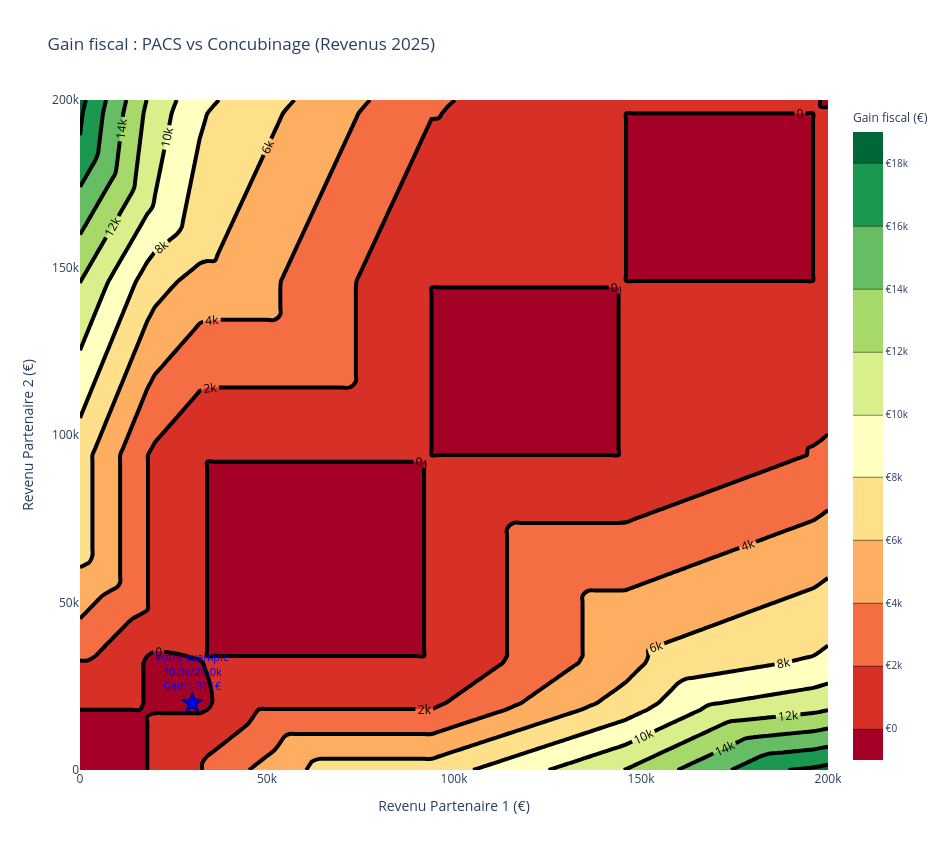

The notebook cell this image was saved under:
### Code cell
impot_concubin_exemple = calculate_tax(revenu_1) + calculate_tax(revenu_2)
impot_pacsé_exemple = calculate_tax(revenu_1 + revenu_2, tax_individual=False, quotient_familial=2)
ecart_exemple = impot_concubin_exemple - impot_pacsé_exemple

def plot_heatmap_gain_pacs(min_rev, max_rev, step=10000):

    # Grille de revenus
    x = np.arange(min_rev, max_rev + step, step)
    y = np.arange(min_rev, max_rev + step, step)
    
    X, Y = np.meshgrid(x, y)
    
    # Calcul impôts
    impot_concubin = calculate_tax_vectorized(X) + calculate_tax_vectorized(Y)
    impot_pacsé = calculate_tax_vectorized(X + Y, tax_individual=False, quotient_familial=2)
    
    # Gain possible en PACS par rapport au concubinage
    gain = impot_concubin - impot_pacsé
    
    # Créer la figure
    fig = go.Figure()
    
    # Heatmap avec Contour (pour graphique dynamique)
    fig.add_trace(go.Contour(
        z=gain,
        x=X[0],
        y=Y[:, 0],
        colorscale='RdYlGn',
        colorbar=dict(title="Gain fiscal (€)",
                       tickprefix="€",
                       tickfont=dict(size=10)),
        showscale=True,
        contours=dict(
            showlabels=True,
            labelfont=dict(size=10, color='white')
        ),
        hovertemplate="Revenu 1: %{x:.0f}€<br>Revenu 2: %{y:.0f}€<br>Gain PACS: %{z:.0f}€<extra></extra>"
    ))
    
    # AJout des ligne au niveau 0 pour séparer les zones de gain et de perte
    fig.add_trace(go.Contour(
        z=gain,
        x=X[0],
        y=Y[:, 0],
        colorscale='RdYlGn',
        showscale=False,
        # levels=[0],  # Uniquement le niveau 0
        line=dict(color='black', width=4, dash='solid'),
        contours=dict(showlabels=True),
        name='Seuil gain/perte (0€)',
        hoverinfo='skip'
    ))
    
    # Ajouter du point d'exemple
    fig.add_trace(go.Scatter(
        x=[revenu_1],
        y=[revenu_2],
        mode='markers+text',
        marker=dict(size=15, color='blue', symbol='star', 
                   line=dict(color='darkblue', width=2)),
        text=[f'Votre exemple<br> {revenu_1/1000}k/{revenu_2/1000}k <br>Gain: {ecart_exemple:.0f}€'],
        textposition='top center',
        textfont=dict(size=11, color='blue'),
        name='Votre situation',
        hovertemplate=f'Votre cas: {revenu_1/1000}k/{revenu_2/1000}k <br>Gain: {ecart_exemple:.0f}€<br>'
    ))
    
    # Configurer la mise en page
    fig.update_layout(
        title='Gain fiscal : PACS vs Concubinage (Revenus 2025)',
        xaxis_title='Revenu Partenaire 1 (€)',
        yaxis_title='Revenu Partenaire 2 (€)',
        width=950,
        height=850,
        hovermode='closest',
        plot_bgcolor='white',
        xaxis=dict(showgrid=True, gridwidth=1, gridcolor='lightgray'),
        yaxis=dict(showgrid=True, gridwidth=1, gridcolor='lightgray')
    )
    
    return fig, gain

# Lancer la visualisation
fig, gain_matrix = plot_heatmap_gain_pacs(0, 200000, step=2000)
fig.show()

# Statistiques
print("\n=== ANALYSE DE LA HEATMAP ===")
gain_max = np.nanmax(gain_matrix)
gain_min = np.nanmin(gain_matrix)
print(f"Gain max (meilleur cas PACS): {gain_max:.0f}€")
print(f"Perte max (pire cas PACS): {gain_min:.0f}€")

zone_pacs_favorable = np.sum(gain_matrix > 0)
zone_pacs_defavorable = np.sum(gain_matrix < 0)
zone_pacs_equivalent = np.sum(gain_matrix == 0)
total = gain_matrix.size

print(f"\nPoints où PACS est favorable (gain): {zone_pacs_favorable / total * 100:.1f}%")
print(f"Points où PACS est équivalent (aucun gain/perte): {zone_pacs_equivalent / total * 100:.1f}%")
print(f"Points où PACS est défavorable (perte): {zone_pacs_defavorable / total * 100:.1f}%")

# Exemple : trouver le gain à un revenu spécifique
print(f"\nPour exemple choisi pour le revenu 1 {revenu_1/1000}k€ et le revenu 2 {revenu_2/1000}k€ = {ecart_exemple:.0f}€")

### Figure 1 — Plotly figure (JSON) as saved in the notebook; plotly's stock layout.template omitted (floating-point values rounded to 4 significant figures; data arrays with more than 128 entries replaced by an {"elided": "..."} marker saying what was removed)
{"data": [{"colorbar": {"tickfont": {"size": 10}, "tickprefix": "€", "title": {"text": "Gain fiscal (€)"}}, "colorscale": [[0, "rgb(165,0,38)"], [0.1, "rgb(215,48,39)"], [0.2, "rgb(244,109,67)"], [0.3, "rgb(253,174,97)"], [0.4, "rgb(254,224,139)"], [0.5, "rgb(255,255,191)"], [0.6, "rgb(217,239,139)"], [0.7, "rgb(166,217,106)"], [0.8, "rgb(102,189,99)"], [0.9, "rgb(26,152,80)"], [1, "rgb(0,104,55)"]], "contours": {"labelfont": {"color": "white", "size": 10}, "showlabels": true}, "hovertemplate": "Revenu 1: %{x:.0f}€<br>Revenu 2: %{y:.0f}€<br>Gain PACS: %{z:.0f}€<extra></extra>", "showscale": true, "type": "contour", "x": [0, 2000, 4000, 6000, 8000, 10000, 12000, 14000, 16000, 18000, 20000, 22000, 24000, 26000, 28000, 30000, 32000, 34000, 36000, 38000, 40000, 42000, 44000, 46000, 48000, 50000, 52000, 54000, 56000, 58000, 60000, 62000, 64000, 66000, 68000, 70000, 72000, 74000, 76000, 78000, 80000, 82000, 84000, 86000, 88000, 90000, 92000, 94000, 96000, 98000, 100000, 102000, 104000, 106000, 108000, 110000, 112000, 114000, 116000, 118000, 120000, 122000, 124000, 126000, 128000, 130000, 132000, 134000, 136000, 138000, 140000, 142000, 144000, 146000, 148000, 150000, 152000, 154000, 156000, 158000, 160000, 162000, 164000, 166000, 168000, 170000, 172000, 174000, 176000, 178000, 180000, 182000, 184000, 186000, 188000, 190000, 192000, 194000, 196000, 198000, 200000], "y": [0, 2000, 4000, 6000, 8000, 10000, 12000, 14000, 16000, 18000, 20000, 22000, 24000, 26000, 28000, 30000, 32000, 34000, 36000, 38000, 40000, 42000, 44000, 46000, 48000, 50000, 52000, 54000, 56000, 58000, 60000, 62000, 64000, 66000, 68000, 70000, 72000, 74000, 76000, 78000, 80000, 82000, 84000, 86000, 88000, 90000, 92000, 94000, 96000, 98000, 100000, 102000, 104000, 106000, 108000, 110000, 112000, 114000, 116000, 118000, 120000, 122000, 124000, 126000, 128000, 130000, 132000, 134000, 136000, 138000, 140000, 142000, 144000, 146000, 148000, 150000, 152000, 154000, 156000, 158000, 160000, 162000, 164000, 166000, 168000, 170000, 172000, 174000, 176000, 178000, 180000, 182000, 184000, 186000, 188000, 190000, 192000, 194000, 196000, 198000, 200000], "z": {"elided": "101x101 float values"}}, {"colorscale": [[0, "rgb(165,0,38)"], [0.1, "rgb(215,48,39)"], [0.2, "rgb(244,109,67)"], [0.3, "rgb(253,174,97)"], [0.4, "rgb(254,224,139)"], [0.5, "rgb(255,255,191)"], [0.6, "rgb(217,239,139)"], [0.7, "rgb(166,217,106)"], [0.8, "rgb(102,189,99)"], [0.9, "rgb(26,152,80)"], [1, "rgb(0,104,55)"]], "contours": {"showlabels": true}, "hoverinfo": "skip", "line": {"color": "black", "dash": "solid", "width": 4}, "name": "Seuil gain/perte (0€)", "showscale": false, "type": "contour", "x": [0, 2000, 4000, 6000, 8000, 10000, 12000, 14000, 16000, 18000, 20000, 22000, 24000, 26000, 28000, 30000, 32000, 34000, 36000, 38000, 40000, 42000, 44000, 46000, 48000, 50000, 52000, 54000, 56000, 58000, 60000, 62000, 64000, 66000, 68000, 70000, 72000, 74000, 76000, 78000, 80000, 82000, 84000, 86000, 88000, 90000, 92000, 94000, 96000, 98000, 100000, 102000, 104000, 106000, 108000, 110000, 112000, 114000, 116000, 118000, 120000, 122000, 124000, 126000, 128000, 130000, 132000, 134000, 136000, 138000, 140000, 142000, 144000, 146000, 148000, 150000, 152000, 154000, 156000, 158000, 160000, 162000, 164000, 166000, 168000, 170000, 172000, 174000, 176000, 178000, 180000, 182000, 184000, 186000, 188000, 190000, 192000, 194000, 196000, 198000, 200000], "y": [0, 2000, 4000, 6000, 8000, 10000, 12000, 14000, 16000, 18000, 20000, 22000, 24000, 26000, 28000, 30000, 32000, 34000, 36000, 38000, 40000, 42000, 44000, 46000, 48000, 50000, 52000, 54000, 56000, 58000, 60000, 62000, 64000, 66000, 68000, 70000, 72000, 74000, 76000, 78000, 80000, 82000, 84000, 86000, 88000, 90000, 92000, 94000, 96000, 98000, 100000, 102000, 104000, 106000, 108000, 110000, 112000, 114000, 116000, 118000, 120000, 122000, 124000, 126000, 128000, 130000, 132000, 134000, 136000, 138000, 140000, 142000, 144000, 146000, 148000, 150000, 152000, 154000, 156000, 158000, 160000, 162000, 164000, 166000, 168000, 170000, 172000, 174000, 176000, 178000, 180000, 182000, 184000, 186000, 188000, 190000, 192000, 194000, 196000, 198000, 200000], "z": {"elided": "101x101 float values"}}, {"hovertemplate": "Votre cas: 30.0k/20.0k <br>Gain: -311€<br>", "marker": {"color": "blue", "line": {"color": "darkblue", "width": 2}, "size": 15, "symbol": "star"}, "mode": "markers+text", "name": "Votre situation", "text": ["Votre exemple<br> 30.0k/20.0k <br>Gain: -311€"], "textfont": {"color": "blue", "size": 11}, "textposition": "top center", "type": "scatter", "x": [30000], "y": [20000]}], "layout": {"height": 850, "hovermode": "closest", "plot_bgcolor": "white", "title": {"text": "Gain fiscal : PACS vs Concubinage (Revenus 2025)"}, "width": 950, "xaxis": {"gridcolor": "lightgray", "gridwidth": 1, "showgrid": true, "title": {"text": "Revenu Partenaire 1 (€)"}}, "yaxis": {"gridcolor": "lightgray", "gridwidth": 1, "showgrid": true, "title": {"text": "Revenu Partenaire 2 (€)"}}}}
